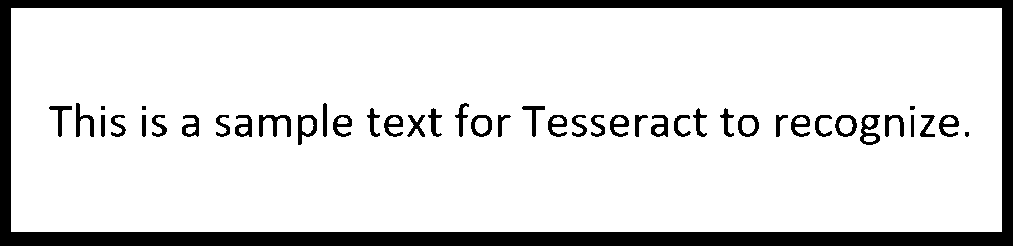
#> input picture 17131.png, 1013 x 246 px; its folder holds only this picture in this run
$ python ocr.py --image 17131.png
#> lines starting #> are read from the running program, lines starting #| are printed output that depends on the picture; after the words box and inside, x2 and y2 are one past the last pixel; in counts of white or black regions, pixels touching at a corner belong together
'''
To extract the text from the image of certificate submitted. Module in use: Tesseract, openCV
'''

from PIL import Image
import pytesseract
import argparse
import cv2
import os

ap = argparse.ArgumentParser()
ap.add_argument("-i", "--image", required=True,
	help="path to input image to be OCR'd")
ap.add_argument("-p", "--preprocess", type=str, default="thresh",
	help="type of preprocessing to be done")
args = vars(ap.parse_args())

image = cv2.imread(args["image"])
#> image is the input picture: shape (246, 1013, 3); 86.2% white; 45 black regions (4 under 20 px), largest, box (x1, y1, x2, y2) and area: (0, 0, 1013, 246) 27214, (259, 115, 291, 137) 316, (860, 115, 880, 145) 300
gray = cv2.cvtColor(image, cv2.COLOR_BGR2GRAY)

gray = gray[110:150, 600:900]
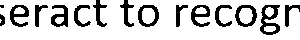
#> gray: shape (40, 300); 80.3% white; 15 black regions (1 under 20 px), largest, box (x1, y1, x2, y2) and area: (260, 5, 280, 35) 300, (51, 5, 68, 27) 213, (235, 5, 257, 27) 211

cv2.imshow("Image", gray)

if args["preprocess"] == "thresh":
	gray = cv2.threshold(gray, 0, 255,
		cv2.THRESH_BINARY | cv2.THRESH_OTSU)[1]

elif args["preprocess"] == "blur":
	gray = cv2.medianBlur(gray, 3)

filename = "{}.png".format(os.getpid())
cv2.imwrite(filename, gray)

# 42:58, 0:13

#> (the run stopped early here; a loop or call above may not have finished)

$ run again, on img2.png
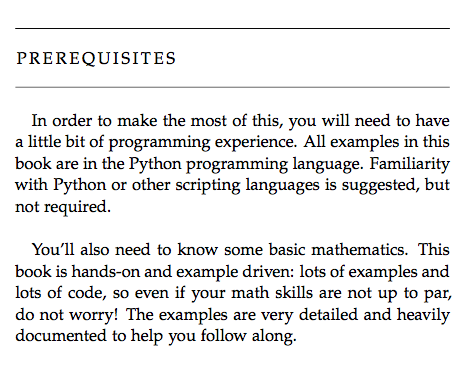
#> input picture img2.png, 468 x 365 px
#> image is the input picture: shape (365, 468, 3); mean B, G, R 234.3, 234.1, 234.2
#> `gray = cv2.cvtColor(image, cv2.COLOR_BGR2GRAY)`:
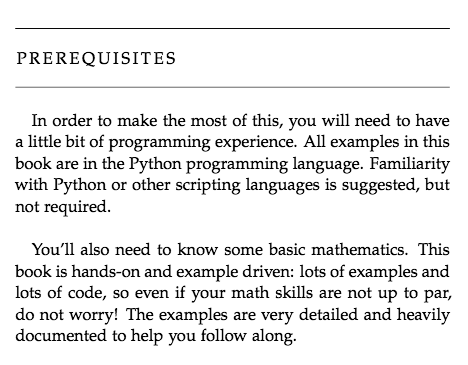
#> gray: shape (365, 468); min 0, max 255, mean 234.2
#> `gray = gray[110:150, 600:900]`: gray = empty array
